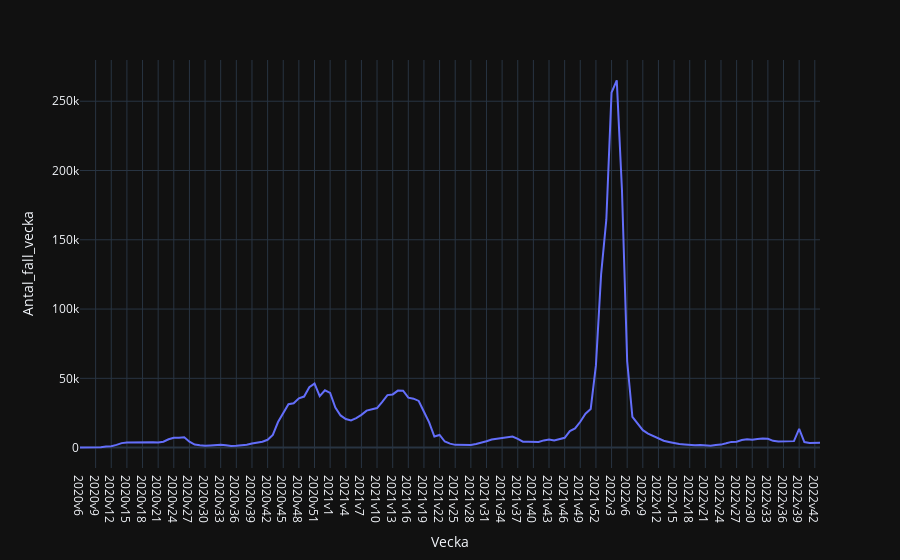

Here is the notebook cell this chart was saved with:
### Markdown cell above
### Uppgift d)
Rita en linjediagram som visar nya fall per vecka från 2020v6 till nu.

### Code cell
# Lineplot for registered cases / week
fig1d = px.line(data_frame=veckodata, x="Vecka", y="Antal_fall_vecka")
fig1d.show()

### Figure 1 — Plotly figure (JSON) as saved in the notebook; plotly's stock layout.template omitted (floating-point values rounded to 4 significant figures; data arrays with more than 128 entries replaced by an {"elided": "..."} marker saying what was removed)
{"data": [{"hovertemplate": "Vecka=%{x}<br>Antal_fall_vecka=%{y}<extra></extra>", "legendgroup": "", "line": {"color": "#636efa", "dash": "solid"}, "marker": {"symbol": "circle"}, "mode": "lines", "name": "", "orientation": "v", "showlegend": false, "type": "scatter", "x": {"elided": "143 str values"}, "xaxis": "x", "y": {"elided": "143 int values"}, "yaxis": "y"}], "layout": {"legend": {"tracegroupgap": 0}, "margin": {"t": 60}, "xaxis": {"anchor": "y", "domain": [0, 1], "title": {"text": "Vecka"}}, "yaxis": {"anchor": "x", "domain": [0, 1], "title": {"text": "Antal_fall_vecka"}}}}
